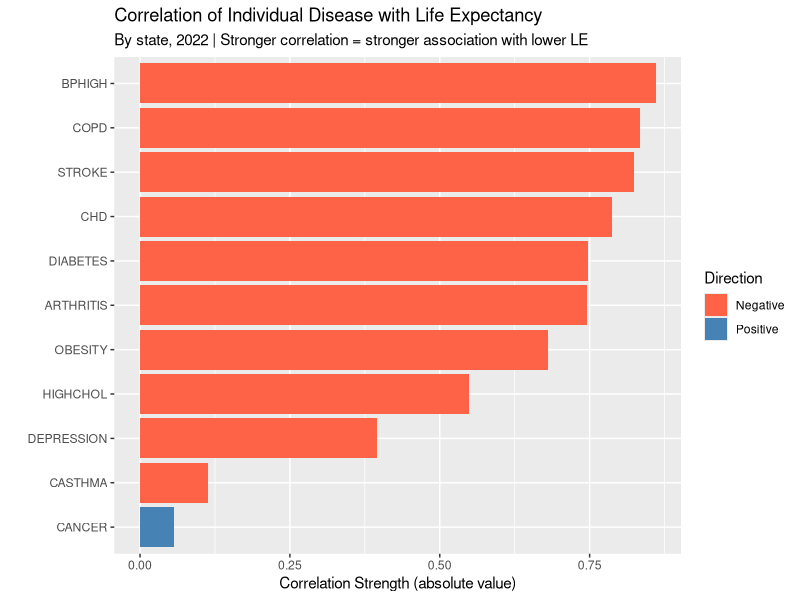
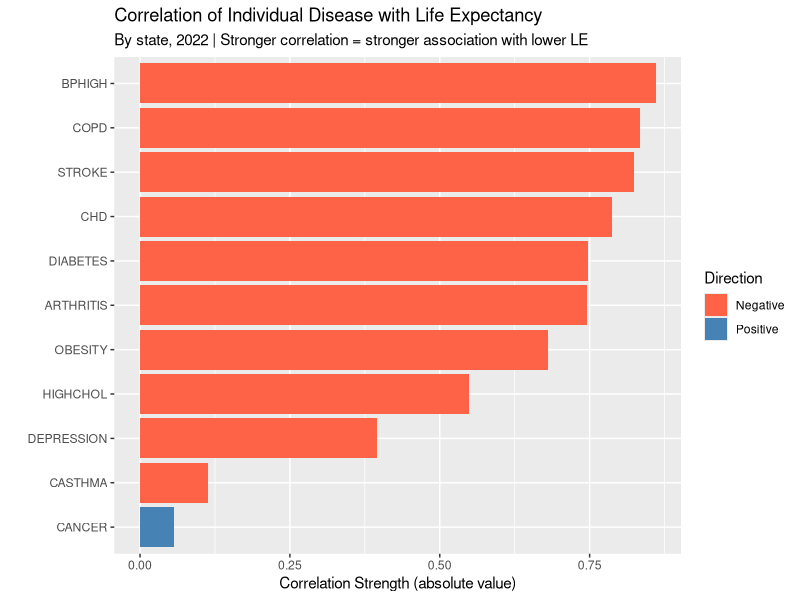

Here is the R script that generated these plots, in order:
# --- import libraries ---
library(tidyverse)

# --- load data ---
disease_individual <- read.csv("data/processed/state_disease_individual.csv")

# --- explore data ---
head(disease_individual)
summary(disease_individual)

# --- correlation tests ---
disease_cols <- disease_individual %>%
  select(ARTHRITIS:STROKE)
correlations <- sapply(disease_cols, function(x) {
  test <- cor.test(disease_individual$LifeExpectancy, x)
  c(correlation = test$estimate, p_value = test$p.value)
})

# --- rank by strongest correlation ---
cor_df <- data.frame(
  Disease = colnames(disease_cols),
  Correlation = round(as.numeric(correlations[1,]), 3),
  P_Value = as.numeric(correlations[2,])
)

cor_df <- cor_df %>% arrange(Correlation)
print(cor_df)

ggplot(data=cor_df, aes(x = reorder(Disease, abs(Correlation)), y = abs(Correlation), fill = Correlation > 0)) +
  geom_col() +
  coord_flip() +
  scale_fill_manual(values = c("TRUE" = "steelblue", "FALSE" = "tomato"),
                    labels = c("TRUE" = "Positive", 
                               "FALSE" = "Negative"),
                    name = "Direction") +
  labs(
    title = "Correlation of Individual Disease with Life Expectancy",
    subtitle = "By state, 2022 | Stronger correlation = stronger association with lower LE",
    x = "",
    y = "Correlation Strength (absolute value)"
  )

ggsave("visualizations/q2_disease_correlation_ranking.png", width = 8, height = 6)

# ============================================================
# Clinical observations and follow-up questions
# ============================================================
# 1. Cancer prevalence shows slight POSITIVE correlation with LE
#    - Likely reflects screening/diagnosis bias: wealthier states
#      detect more cancer, especially treatable types (skin, breast, prostate)
#    - Cancer MORTALITY data would likely show inverse relationship
#
# 2. Arthritis correlates nearly as strongly as diabetes (r=-0.745)
#    - Not a direct cause of organ disease, but a mobility/pain cascade:
#      arthritis → pain → inactivity → obesity → CVD/diabetes
#    - May serve as proxy for downstream metabolic effects
#
# 3. Follow-up: How do lifestyle risk factors and social determinants
#    mediate the disease-LE relationship? (Questions 5-7)
#    - Does controlling for physical inactivity weaken arthritis correlation?
#    - Does food insecurity explain disease burden independently?
